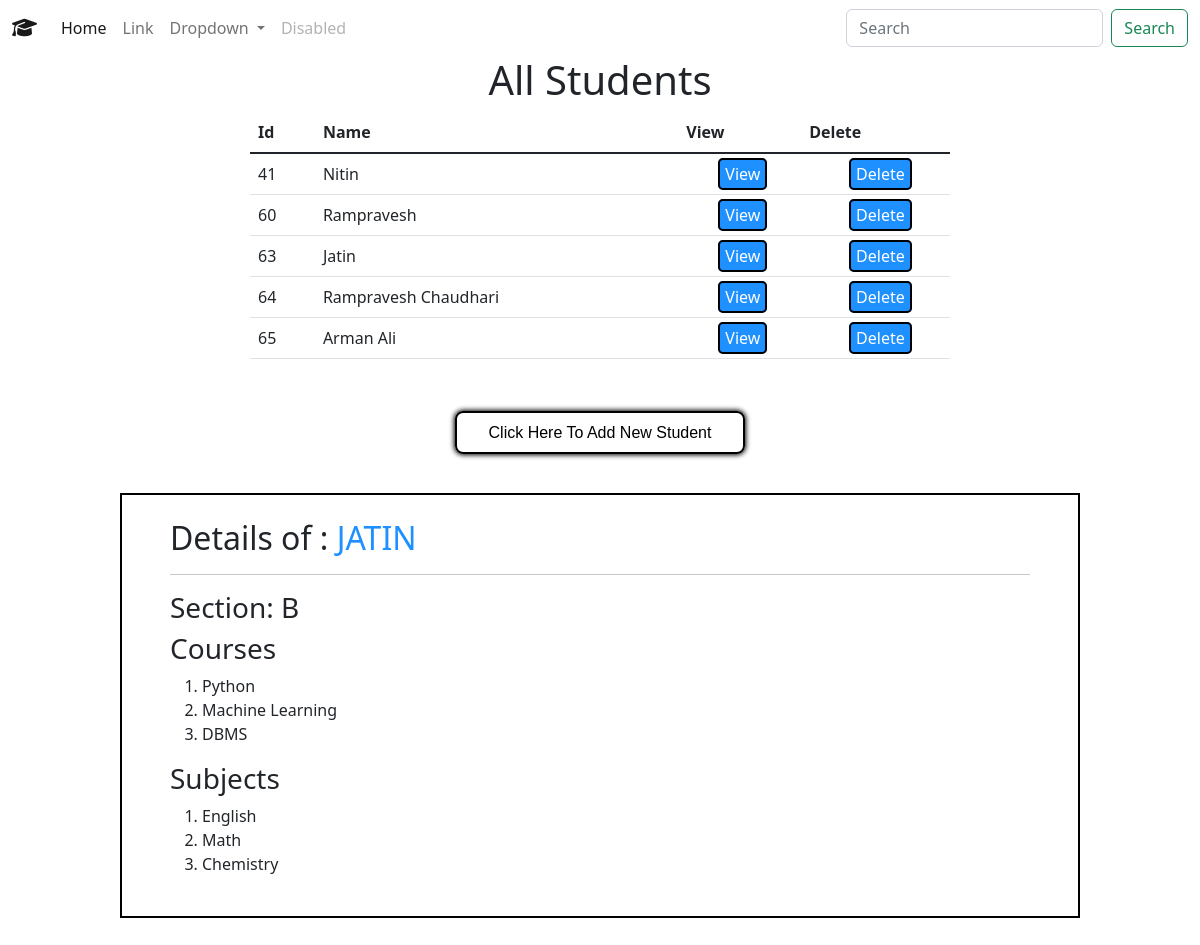
/show/63/, run on the app's committed database.
### core/models.py (models this page shows, shortened)
class Student(models.Model):
    student_name = models.CharField(max_length=100, default="")

class Section(models.Model):
    student = models.OneToOneField(
        Student, on_delete=models.CASCADE, related_name="section",)
    select_section = (
        ("A", "A"),
        ("B", "B"),
        ("C", "C"),
        ("D", "D"),
        ("E", "E")
    )
    section_name = models.CharField(max_length=10, choices=select_section)

class Course(models.Model):
    course_choices = (
        ("Python", "Python"),
        ("Java", "Java"),
        ("Django Framework", "Django Framework"),
        ("Golang", "Golang"),
        ("Machine Learning", "Machine Learning"),
        ("DBMS", "DBMS"),
    )
    student = models.ForeignKey(
        Student, on_delete=models.CASCADE, related_name="course")
    course_name = models.CharField(
        max_length=100, default="", choices=course_choices)

class Subject(models.Model):
    select_subject = (
        ("Hindi", "Hindi"),
        ("English", "English"),
        ("Math", "Math"),
        ("Physics", "Physics"),
        ("Social Science", "Social Science"),
        ("Chemistry", "Chemistry"),
    )
    student = models.ManyToManyField(Student, related_name="subject")
    subject_name = models.CharField(max_length=30, choices=select_subject)

### core/views.py (the view)
# urls.py: path("show/<int:id>/", views.show, name="show"),
def show(request, id):
    students = Student.objects.all()
    student = Student.objects.get(pk=id)
    context = {
        'students': students,
        'student': student
    }
    return render(request, "core/home.html", context)

### core/templates/core/home.html
{% extends 'core/base.html' %}
{% block content %}
<center>
    <h1>All Students</h1>
</center>
<div class="container-student">
    <table class="table">
        <head>
            <tr>
                <th scope="col">Id</th>
                <th scope="col">Name</th>
                <th scope="col">View</th>
                <th scope="col">Delete</th>
            </tr>
        </head>
        <tbody class="table-group-divider">
            {% for student in students %}
            <tr>
                <td>{{student.id}}</td>
                <td class="text-capitalize">{{student.student_name}}</td>
                <td class="center"><a href="{% url 'show' student.id %}">View</a></td>
                <td class="center"><a href="{% url 'delete' student.id %}">Delete</a></td>
            </tr>
            {% endfor %}
        </tbody>
    </table>
</div>
<h2 class="click-here text-danger">
    <a href="{% url 'addstudent' %}">Click Here To add new student
    </a>
</h2>
{% if student %}
<div class="details">
    <h2 class="name">Details of : <span class="text-uppercase">{{student.student_name}}</span></h2>
    <hr>
    <h3>Section: {{student.section.section_name}}</h3>
    <h3>Courses</h3>
    <ol>
        {% for course in student.course.all %}
        <li>{{ course.course_name }}</li>
        {% endfor %}
    </ol>
    <h3>Subjects</h3>
    <ol>
        {% for sub in student.subject.all %}
        <li>{{ sub.subject_name }}</li>
        {% endfor %}
    </ol>
</div>
{% endif %}
{% endblock content %}

### core/static/css/core.css (style rules this page uses)
h1 { animation: heading 4s linear infinite alternate; font-size: 3rem; }
table a { text-decoration: none; border: 2px solid black; color: rgb(255, 255, 255); padding: 3px 5px; border-radius: 5px; background-color: dodgerblue; position: relative; left: 30%; transition: all 200ms; }
table { border-collapse: collapse; padding: 12px; width: 90%; margin: auto; }
.container-student { margin: auto; width: clamp(600px, 60%, 700px); }
.click-here { margin: auto; margin-top: 2rem; padding: 1rem; }
.click-here { width: 80%; text-align: center; }
tr { transition: all 500ms; padding-top: 3rem !important; }
.click-here a { text-decoration: none; padding: .7rem 2rem; border-radius: .5rem; font-size: 1rem; color: black; border: 2px solid black; box-shadow: 0 0 5px 1px black; text-transform: capitalize; font-family: Arial, Helvetica, sans-serif; }
tr, th, td { border: 1px solid; padding: 2rem; }
.details { width: 80%; margin: 2rem auto; border: 2px solid black; padding: 1.5rem 3rem; }
.details .name span { color: dodgerblue; font-weight: normal; }

### data on the page
Student: id "41", student_name "Nitin"
Student: id "60", student_name "Rampravesh"
Student: id "63", student_name "Jatin", student_name "JATIN", section.section_name "B"
Student: id "64", student_name "Rampravesh Chaudhari"
Student: id "65", student_name "Arman Ali"
Course: course_name "Python"
Course: course_name "Machine Learning"
Course: course_name "DBMS"
Subject: subject_name "English"
Subject: subject_name "Math"
Subject: subject_name "Chemistry"
